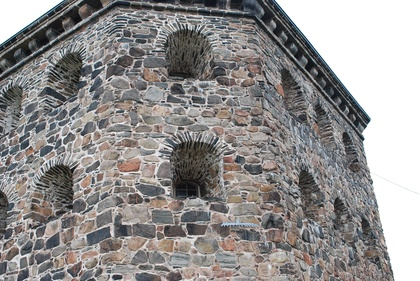
%> input picture Assignment 3/assignment3data/kronan1.JPG, 420 x 281 px, shrunk from 1936 x 1296 before the run
$ octave main.m   (GNU Octave 9; MATLAB toolbox functions it lacks are replaced by stand-ins)
%> lines starting %> are read from the running program, lines starting %| are printed output that depends on the picture
### Assignment 3/assignment3data/plotcams.m
function plotcams(P)
%Plots the principal axes for a set of cameras.
%P is a cell containing all the cameras.
%P{i} is a 3x4 matrix representing camera i.
c = zeros(4,length(P));
v = zeros(3,length(P));
for i = 1:length(P);
    c(:,i) = null(P{i});
    v(:,i) = sign(det(P{i}(:,1:3)))*P{i}(3,1:3);
    v(:,i) = v(:,i)./norm(v(:,i));
end
c = c./repmat(c(4,:),[4 1]);
quiver3(c(1,:),c(2,:),c(3,:),v(1,:), v(2,:), v(3,:),['r','-'],'LineWidth',1.5,'MaxHeadSize',1.5);

### Assignment 3/pflat.m
function proj_points = pflat(points)
%------------------------------------------------------------------
% PURPOSE
%
%   Project points from given matrix
%
% INPUT:   points:              Matrix [m x n]
%
% OUTPUT   proj_points:         Matrix [m x n-1]
%------------------------------------------------------------------

%   Nils Broman, 2021-01-22
%------------------------------------------------------------------

%proj_points=points(1:end-1,:)./points(end,:);
proj_points=points./points(end,:);
end

### Assignment 3/main.m
%% CE1

load('compEx1data.mat');

meanX = [mean(x{1}(1,:)), mean(x{2}(1,:))];
meanY = [mean(x{1}(2,:)), mean(x{2}(2,:))];

stdX = [std(x{1}(1,:)), std(x{2}(1,:))];
stdY = [std(x{1}(2,:)), std(x{2}(2,:))];

N1 = [1/stdX(1) 0           -meanX(1)/stdX(1) ;
      0         1/stdY(1)   -meanY(1)/stdY(1) ;
      0         0           1                 ];

N2 = [1/stdX(2) 0           -meanX(2)/stdX(2) ;
      0         1/stdY(2)   -meanY(2)/stdY(2) ;
      0         0           1                 ];


xn = {N1*x{1}; N2*x{2}};

% Create M
M=zeros(length(xn{1}),9);
for i = 1:length(xn{1})
    %xx = xn{2}(:,i)*xn{1}(:,i)';
    %M(i,:)=xx(:)';
    M(i,1:3) = xn{1}(1, i).*xn{2}(1:3, i);
    M(i,4:6) = xn{1}(2, i).*xn{2}(1:3, i);
    M(i,7:9) = xn{1}(3, i).*xn{2}(1:3, i);
end

% Svd
[U,S,V] = svd(M);

% last column f_ij
v = V(:,end);

%assemble fundamental matrix
Fn = reshape(v, [3 3]);

det(Fn) %snall enough?
%figure(1)
%plot(diag(xn{2}'*Fn*xn{2}))

F = N2'*Fn*N1;
F = F./F(3,3)
l = F*x{1};
l = l./sqrt(repmat(l(1 ,:).^2 + l(2 ,:).^2, [3  1]));

%% plots

kronan1 = imread('kronan1.JPG');
%> kronan1 is the input picture: size 281x420x3 uint8; mean R, G, B 147.1, 144.5, 143.8
kronan2 = imread('kronan2.JPG');
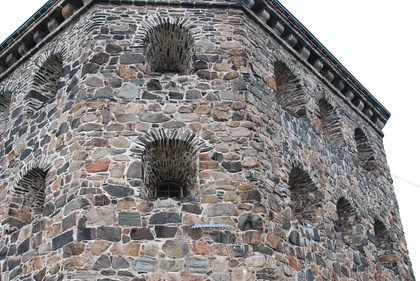
%> input picture Assignment 3/assignment3data/kronan2.JPG, 420 x 281 px, shrunk from 1936 x 1296 before the run
%> kronan2 is the input picture: size 281x420x3 uint8; mean R, G, B 141.3, 138.2, 137.2

r = randi([1 length(x{1})], 1, 20);

figure(2)
imagesc(kronan2)
hold on
plot(x{2}(1,r), x{2}(2,r), 'y*', 'Markersize', 10)
rital(l(:,r))
%> (this line was passed over: rital is not available in this run)
hold off
axis equal

figure(3)
hist(abs(sum(l.*x{2})), 100);
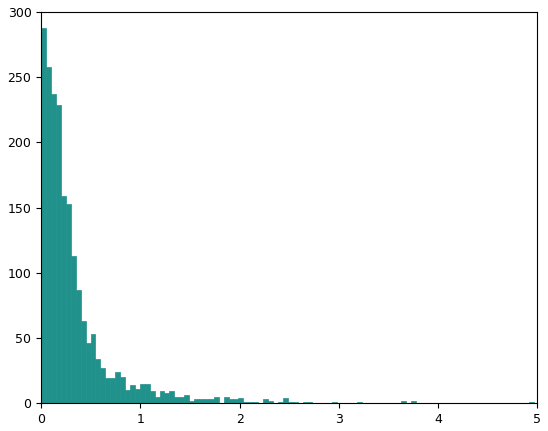
%> figure redrawn from the program's plot data; tallest bar 288 high, from x = 9.72e-05 to 0.0498
mean(abs(sum(l.*x{2})))

%% CE2

% Calculate P2 from F
[Ue2, Se2, Ve2] = svd(F');
e2 = Ve2(:, end);
% e2 = -e2;
% e2(3) = 0; %?????????
e2x = [0 -e2(3) e2(2); e2(3) 0 -e2(1); -e2(2) e2(1) 0];
P1 = [eye(3, 3) zeros(3, 1)];
P2 = [e2x*F e2];

P1n = N1*P1;
P2n = N2*P2;

% Triangulation with DLT
Xa = ones(4, length(xn{1}));
for i = 1:length(xn{1})
    Me2 = [P1n(1:3,:) xn{1}(1:3,i) zeros(3,1);P2n(1:3,:) zeros(3, 1) xn{2}(1:3,i)];
    [Ue2, Se2, Ve2] = svd(Me2);
    ve2 = Ve2(:, end);
    Xa(1:4, i) = ve2(1:4);
end

% P1 = P1(:,[1 2 4 3]);
% P2 = P2(:,[1 2 4 3]);
Xa2 = pflat(Xa([1 2 4 3],:));
Xa = pflat(Xa);

x1p = pflat(P1*Xa);
x2p = pflat(P2*Xa);

%% Plots

figure(3)
imagesc(kronan2);
hold on;
axis equal;
randx = x{2}(:,r');
randl = l(:, r');
plot(x{2}(1,:), x{2}(2, :), 'r*');
plot(x2p(1, :), x2p(2, :), 'b+');
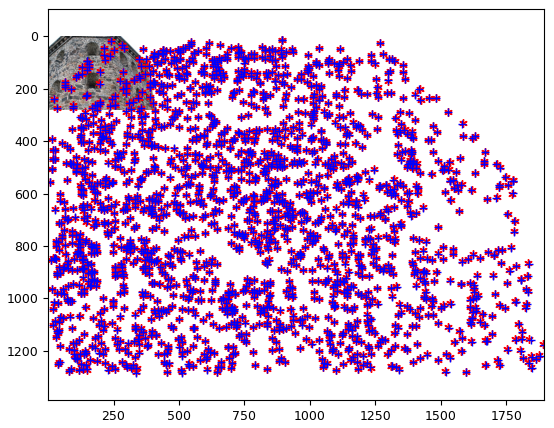
%> figure redrawn from the program's plot data


figure(4)
plot3(Xa2(1, :), Xa2(2, :), Xa2(3, :), '.');
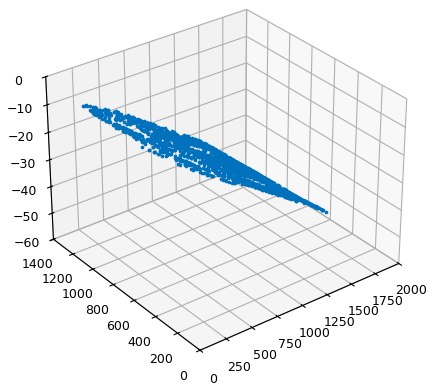
%> figure redrawn from the program's plot data


%% CE3
load('compEx3data.mat')

% Normalize
xnorm = {K\x{1}, K\x{2}};

% Create M
Me3=zeros(length(xnorm{1}),9);
for i = 1:length(xnorm{1})
    %xx = xnorm{2}(:,i)*xnorm{1}(:,i)';
    %Me3(i,:)=xx(:)';
    Me3(i,1:3) = xnorm{1}(1, i).*xnorm{2}(1:3, i);
    Me3(i,4:6) = xnorm{1}(2, i).*xnorm{2}(1:3, i);
    Me3(i,7:9) = xnorm{1}(3, i).*xnorm{2}(1:3, i);
end

% solve with svd
[Ue3, Se3, Ve3] = svd(Me3);
ve3 = Ve3(:,end);

min(diag(Se3))
norm(Me3*ve3)


% create E
Eapprox = reshape(ve3, [3 3]);
[UE, SE, VE] = svd(Eapprox);
% [7 lines of commented-out code are left out]

if det(UE*VE') < 0
    VE = -VE;
end
E = UE*diag([1 1 0])*VE';

for i = 1:100
    xnorm{2}(:,i)'*E*xnorm{1}(:,i);
end

E=E./E(3,3);

Fe3 = K'\E/K; %?????+??????????????????????
Fe3 = Fe3/Fe3(3,3)
l2 = Fe3*x{1};
% l2 = l2./sqrt(repmat(l2(1 ,:).^2 + l2(2 ,:).^2 ,[3  1]));

%% Plot

figure(5)
imagesc(kronan2)
hold on
plot(x{2}(1,r), x{2}(2,r), 'y*', 'Markersize', 10)
rital(l2(:,r))
%> (this line was passed over: rital is not available in this run)
hold off
axis equal

figure(6)
hist(abs(sum(l2.*x{2})) ,100);
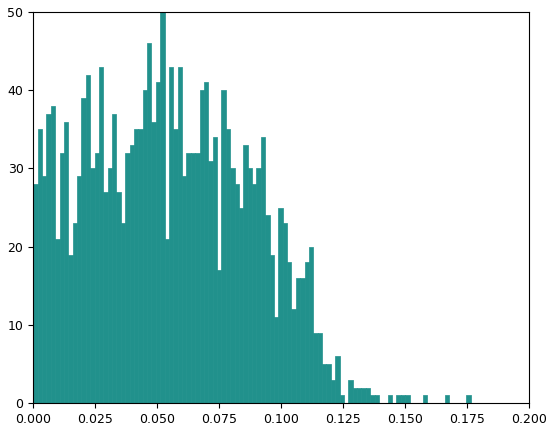
%> figure redrawn from the program's plot data; tallest bar 50 high, from x = 0.0512 to 0.053


%% CE4

u3 = UE(:,end);
W = [0 -1  0 ; 1 0 0 ; 0 0 1];

% CAmera solutions
P2e4 = {[UE*W*VE' u3], [UE*W*VE' -u3], [UE*W'*VE' u3], [UE*W'*VE' -u3]};

in_front = 0;
bestP2 = 0;
bestX = 0;

for i=1:4

    % Triangulate
    X = [];
    for j = 1:length(xnorm{1})
        Me4 = [P1, xnorm{1}(:,j) zeros(3,1) ; ...
               P2e4{i} zeros(3,1) xnorm{2}(:,j)];
        [Ut, St, Vt] = svd(Me4);
        X(:,j) = pflat(Vt(1:4,end));
    end

    % Check number of points in front of camera
    temp = sum(P1(3,:)*X > 0 & P2e4{i}(3,:)*X > 0);
    if  temp >= in_front
        bestP2 = P2e4{i};
        bestX = X;
        in_front = temp;
    end
end


P2f = K*bestP2;
X = bestX;
Xflat = pflat(P2f*X);

%% plots
figure(7)
imagesc(kronan2)
hold on
plot(x{2}(1,:), x{2}(2,:), 'r*', 'Markersize', 5)
plot(Xflat(1,:), Xflat(2,:), 'b+', 'Markersize', 5)
hold off
axis equal
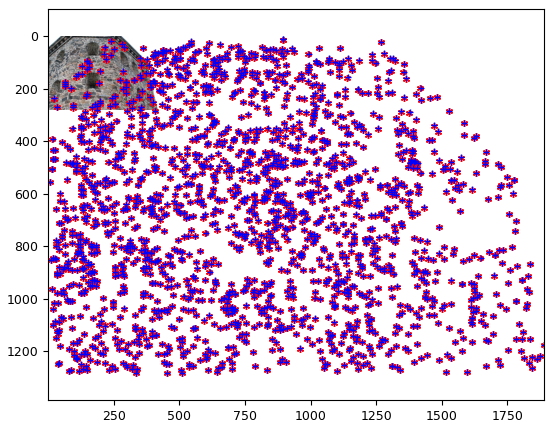
%> figure redrawn from the program's plot data

%%
figure(8)
plot3(X(1,:), X(2,:), X(3,:), '.')
hold on
plotcams({P1, P2f})
hold off
axis equal
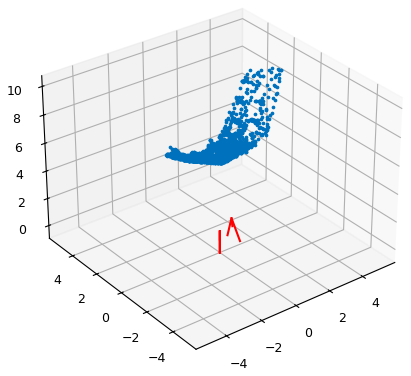
%> figure redrawn from the program's plot data
